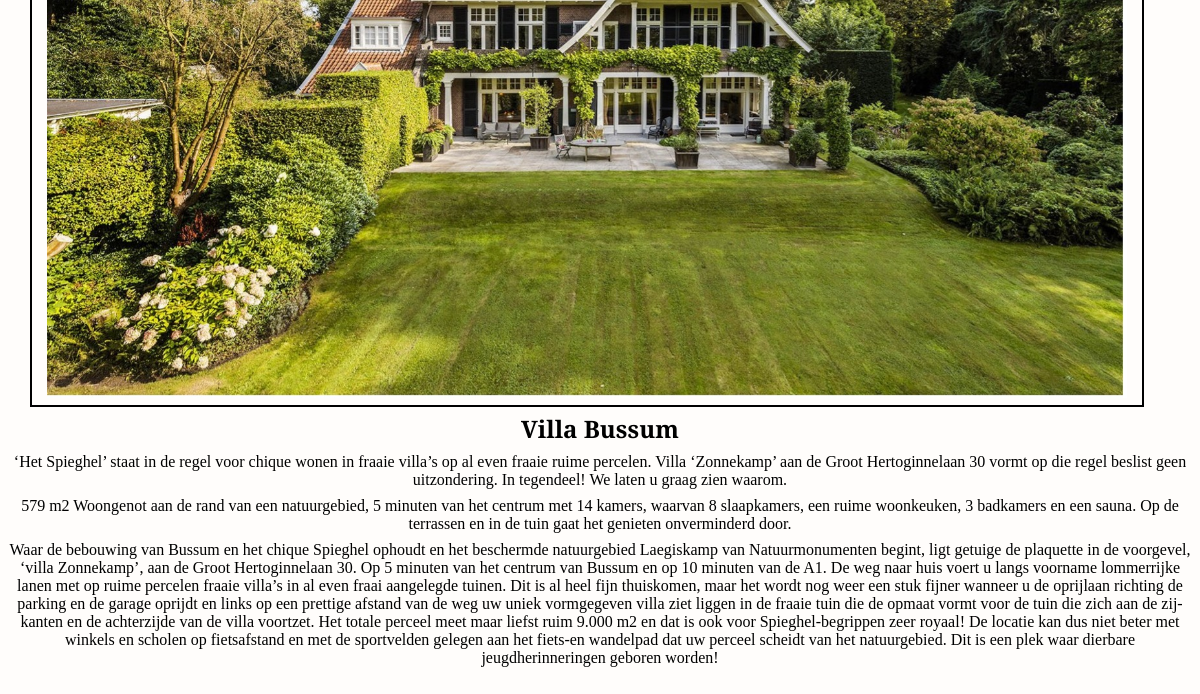
Before: /index_mobile.php (lower part) with the older database file.
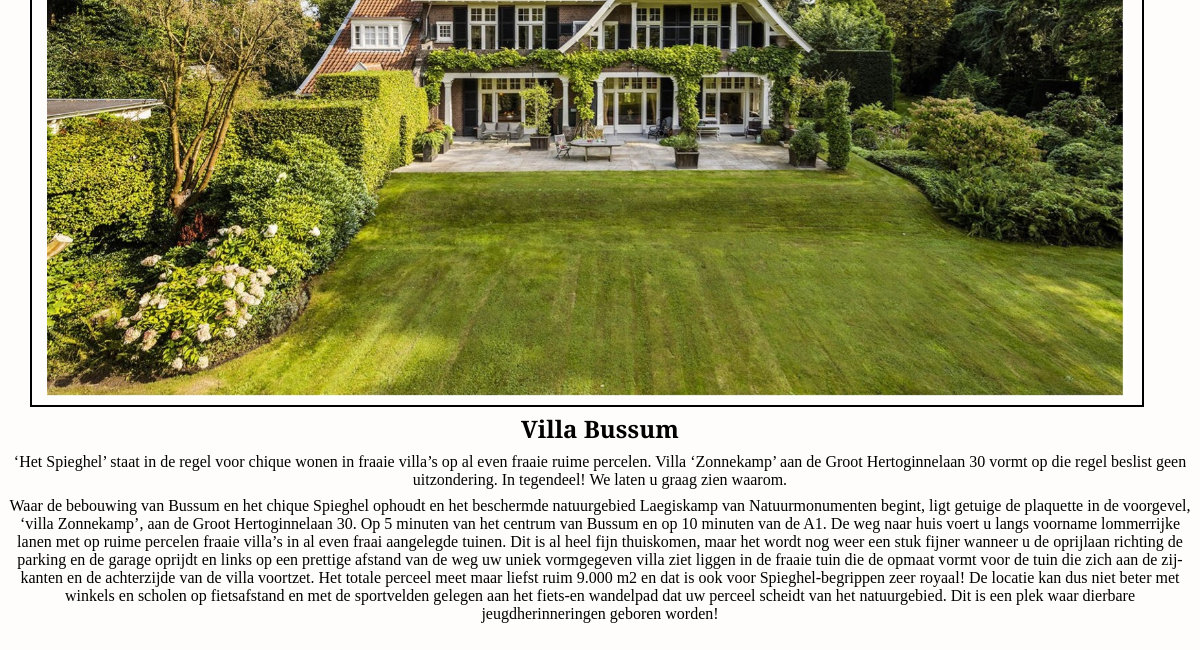
After: the same page with the newer database file.
### tables this page shows
CREATE TABLE "villas"
(
    id          INTEGER
        constraint table_name_pk
            primary key,
    name        TEXT,
    description TEXT,
    price       REAL,
    thumbnail   TEXT,
    banner      TEXT
, photopath TEXT, "description0" TEXT, "description1" TEXT, "adres" TEXT, "rooms" TEXT, "bathrooms" TEXT, "temp" TEXT, "size" TEXT, "img1" TEXT, "img2" TEXT, "img3" TEXT, "img4" TEXT, "img5" TEXT, "img6" TEXT);

### utils/loadvillas.php (called while the page is built)
<?php
$db = new SQLite3("villa.sqlite");
$villas = $db->query("SELECT * FROM villas LIMIT 10;");

### index_mobile.php (the view, shortened to what this page needs)
<!DOCTYPE html>
<html lang="en">
<head>
    <link rel="stylesheet" href="../css/mobile.css">
    <link rel="stylesheet" href="../css/headerfooter.css">
    <link rel="stylesheet" href="css/mobile_index.css">
</head>
<body>
    <?php
        require("utils/loadvillas.php");
    ?>
    <div class="wrapper">
        <?php while($res = $villas->fetchArray()) { ?>
            <section id="content">
                <div class="image">
                    <img src="<?=$res["photopath"]?>" alt="">
                </div>
                <div class="text">
                    <h1><?=$res["name"]?></h1>
                    <p><?=$res["description"]?></p>
                    <p><?=$res["description0"]?></p>
                    <p><?=$res["description1"]?></p>
                </div>
            </section>
        <?php } ?>
    </div>
</body>
</html>

### css/mobile.css (style rules this page uses)
* { margin: 0; padding: 0; max-width: 100%; }

### css/headerfooter.css (style rules this page uses)
body { margin: 0; min-height: 100vh; font-family: 'EB Garamond', serif; background-color: #fffdfb; max-width: 100%; }

### css/mobile_index.css (style rules this page uses)
body { margin: 0; max-width: 100%; }
.wrapper { height: 100vh; }
section { min-height: 100vh; text-align: center; }
.image { margin-left: 2.5%; margin-right: 2.5%; padding: 3px; width: 92%; border: 2px black solid; }
.image img { width: 90vw; margin-top: 5px; }
.text { min-height: 60vh; padding: 5px; }
.text p { margin-top: 8px; }

Changed rows visible on the page:
changed villas "Villa Bussum": description0 "579 m2 Woongenot aan de rand van een natuurgebied, 5 minuten van het centrum met 14 kamers, waarvan 8 slaapkamers, een ruime woonkeuken, 3 badkamers en een sauna. Op de terrassen en in de tuin gaat het genieten onverminderd door." → "Waar de bebouwing van Bussum en het chique Spieghel ophoudt en het beschermde natuurgebied Laegiskamp van Natuurmonumenten begint, ligt getuige de plaquette in de voorgevel, ‘villa Zonnekamp’, aan de Groot Hertoginnelaan 30. Op 5 minuten van het centrum van Bussum en op 10 minuten van de A1. De weg naar huis voert u langs voorname lommerrijke lanen met op ruime percelen fraaie villa’s in al even fraai aangelegde tuinen. Dit is al heel fijn thuiskomen, maar het wordt nog weer een stuk fijner wanneer u de oprijlaan richting de parking en de garage oprijdt en links op een prettige afstand van de weg uw uniek vormgegeven villa ziet liggen in de fraaie tuin die de opmaat vormt voor de tuin die…"; description1 "Waar de bebouwing van Bussum en het chique Spieghel ophoudt en het beschermde natuurgebied Laegiskamp van Natuurmonumenten begint, ligt getuige de plaquette in de voorgevel, ‘villa Zonnekamp’, aan de Groot Hertoginnelaan 30. Op 5 minuten van het centrum van Bussum en op 10 minuten van de A1. De weg naar huis voert u langs voorname lommerrijke lanen met op ruime percelen fraaie villa’s in al even fraai aangelegde tuinen. Dit is al heel fijn thuiskomen, maar het wordt nog weer een stuk fijner wanneer u de oprijlaan richting de parking en de garage oprijdt en links op een prettige afstand van de weg uw uniek vormgegeven villa ziet liggen in de fraaie tuin die de opmaat vormt voor de tuin die…" → (not shown)
